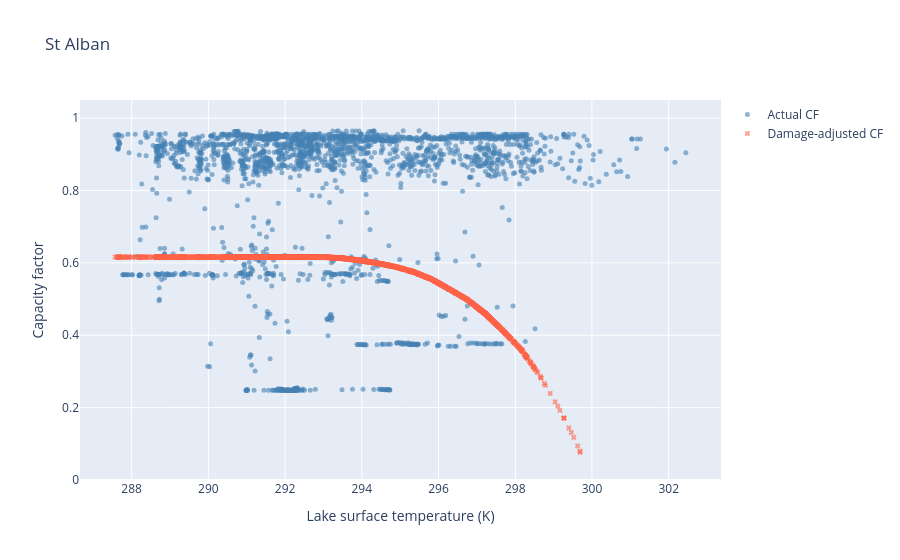
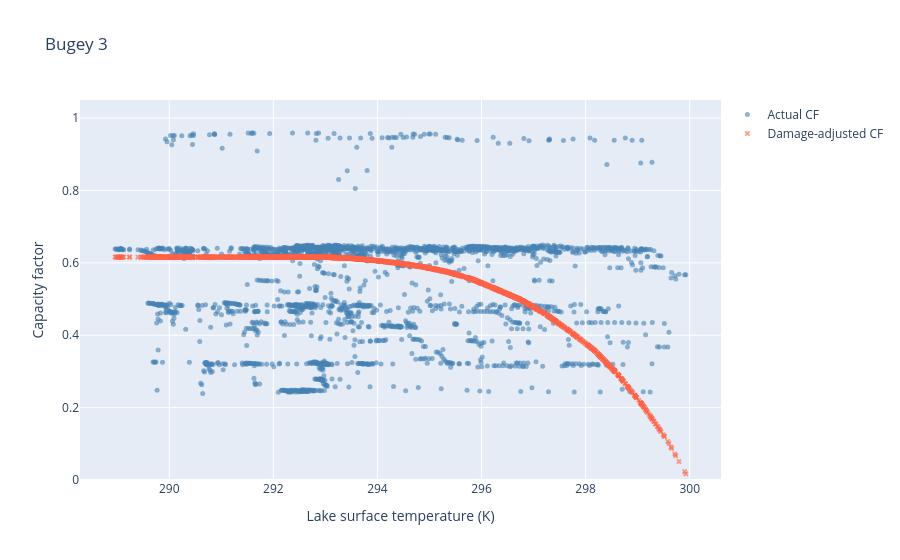
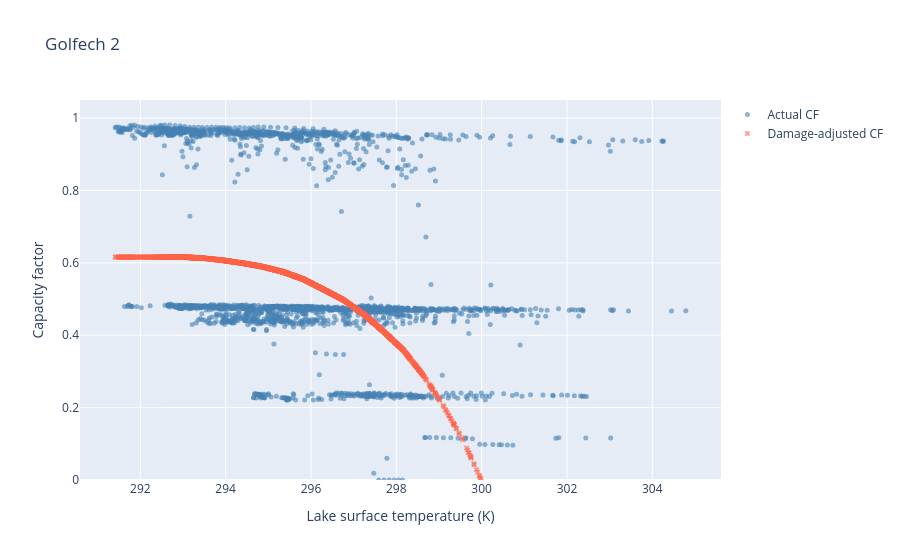
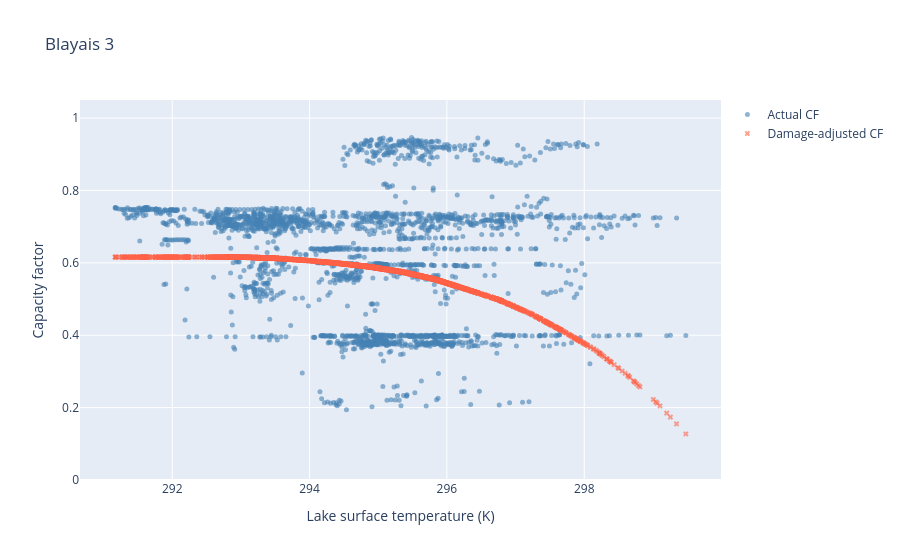

Notebook code for these charts, in order:
### Code cell
s = scenarios["dis"]
sources = build_cf_sources(s["damage_df"], s["cf_actual"], s["mapping"], cf_fixed_factor=cf_fixed_factor)

for plant in plants:
    print(plant)
    data = build_cf_temp_aligned_df(
        sources, cutout_data, s["powerplants_df"],
        plant_name=plant, date_range=("2022-06-01", "2022-08-31"),
    )
    fig = iplot_cf_temp(data, title=plant)
    fig.show()

### Figure 1 — Plotly figure (JSON) as saved in the notebook; plotly's stock layout.template omitted (floating-point values rounded to 4 significant figures; data arrays with more than 128 entries replaced by an {"elided": "..."} marker saying what was removed)
{"data": [{"marker": {"color": "steelblue", "opacity": 0.6, "size": 5, "symbol": "circle"}, "mode": "markers", "name": "Actual CF", "type": "scatter", "x": {"elided": "2204 float values"}, "y": {"elided": "2204 float values"}}, {"marker": {"color": "tomato", "opacity": 0.6, "size": 5, "symbol": "x"}, "mode": "markers", "name": "Damage-adjusted CF", "type": "scatter", "x": {"elided": "2208 float values"}, "y": {"elided": "2208 float values"}}], "layout": {"legend": {"x": 1.01, "y": 1}, "title": {"text": "St Alban"}, "xaxis": {"title": {"text": "Lake surface temperature (K)"}}, "yaxis": {"range": [0, 1.05], "title": {"text": "Capacity factor"}}}}

### Figure 2 — Plotly figure (JSON) as saved in the notebook; plotly's stock layout.template omitted (floating-point values rounded to 4 significant figures; data arrays with more than 128 entries replaced by an {"elided": "..."} marker saying what was removed)
{"data": [{"marker": {"color": "steelblue", "opacity": 0.6, "size": 5, "symbol": "circle"}, "mode": "markers", "name": "Actual CF", "type": "scatter", "x": {"elided": "2204 float values"}, "y": {"elided": "2204 float values"}}, {"marker": {"color": "tomato", "opacity": 0.6, "size": 5, "symbol": "x"}, "mode": "markers", "name": "Damage-adjusted CF", "type": "scatter", "x": {"elided": "2208 float values"}, "y": {"elided": "2208 float values"}}], "layout": {"legend": {"x": 1.01, "y": 1}, "title": {"text": "Bugey 3"}, "xaxis": {"title": {"text": "Lake surface temperature (K)"}}, "yaxis": {"range": [0, 1.05], "title": {"text": "Capacity factor"}}}}

### Figure 3 — Plotly figure (JSON) as saved in the notebook; plotly's stock layout.template omitted (floating-point values rounded to 4 significant figures; data arrays with more than 128 entries replaced by an {"elided": "..."} marker saying what was removed)
{"data": [{"marker": {"color": "steelblue", "opacity": 0.6, "size": 5, "symbol": "circle"}, "mode": "markers", "name": "Actual CF", "type": "scatter", "x": {"elided": "2204 float values"}, "y": {"elided": "2204 float values"}}, {"marker": {"color": "tomato", "opacity": 0.6, "size": 5, "symbol": "x"}, "mode": "markers", "name": "Damage-adjusted CF", "type": "scatter", "x": {"elided": "2208 float values"}, "y": {"elided": "2208 float values"}}], "layout": {"legend": {"x": 1.01, "y": 1}, "title": {"text": "Golfech 2"}, "xaxis": {"title": {"text": "Lake surface temperature (K)"}}, "yaxis": {"range": [0, 1.05], "title": {"text": "Capacity factor"}}}}

### Figure 4 — Plotly figure (JSON) as saved in the notebook; plotly's stock layout.template omitted (floating-point values rounded to 4 significant figures; data arrays with more than 128 entries replaced by an {"elided": "..."} marker saying what was removed)
{"data": [{"marker": {"color": "steelblue", "opacity": 0.6, "size": 5, "symbol": "circle"}, "mode": "markers", "name": "Actual CF", "type": "scatter", "x": {"elided": "2204 float values"}, "y": {"elided": "2204 float values"}}, {"marker": {"color": "tomato", "opacity": 0.6, "size": 5, "symbol": "x"}, "mode": "markers", "name": "Damage-adjusted CF", "type": "scatter", "x": {"elided": "2208 float values"}, "y": {"elided": "2208 float values"}}], "layout": {"legend": {"x": 1.01, "y": 1}, "title": {"text": "Blayais 3"}, "xaxis": {"title": {"text": "Lake surface temperature (K)"}}, "yaxis": {"range": [0, 1.05], "title": {"text": "Capacity factor"}}}}
